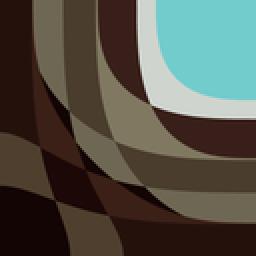
%> input picture hw6/code/image/source/Wall_776.png, 128 x 128 px, shrunk from 384 x 384 before the run, given in place of noised_geometry.jpg, which was not available (shown 2 times larger)
$ octave --eval "result = main;"   (GNU Octave 9; MATLAB toolbox functions it lacks are replaced by stand-ins)
%> lines starting %> are read from the running program, lines starting %| are printed output that depends on the picture; pictures that were not available may be replaced by others from this repository, and a replacement may not be noted
### hw5/code/lib/solver.m
function [u, Irgb] = solver(f, options)
    addpath wavelet-lib

    % type of wavelet frame used: 0 is Haar; 1 is piecewise linear; 3 is piecewise cubic
    wavelet_type = default(options, 'wavelet_frame', 'pw-linear');
    switch wavelet_type
        case 'haar'
            frame = 0;
        case 'pw-linear'
            frame = 1;
        case 'pw-cubic'
            frame = 3;
        otherwise
            error('Cannot handle wavelet frame of type: %s.\n', wavelet_type);
    end
    % level of decomposition, typically 1-4.
    Level = default(options, 'wavelet_level', 2);

    [D, R] = GenerateFrameletFilter(frame);
    W  = @(x) Wfunc(x, D, Level);  % Frame decomposition
    Wt = @(y) WtFunc(y, R, Level, frame); % Frame reconstruction

    shape = size(f);
    xs = linspace(0, 1, shape(1))'; ys = linspace(0, 1, shape(2));
    v = (1 - min(xs.*(1-xs), ys.*(1-ys)) * 4) .^ default(options, 'model_init_pow', 3);

    alpha = default(options, 'model_alpha', 0.02);
    sigma = default(options, 'model_sigma', 50/255);
    Wf_n = FraDecMultiLevel2D(f/255, D, Level);
    lambda = zeros(Level*(frame+2), frame+2);
    for i = 1:frame+2
        for j = 1:frame+2
            for l = 1:Level
                lambda((l-1)*(frame+2)+i, j) = sum(sum(Wf_n{l}{i, j}.^2));
            end
        end
    end
    lambda = alpha ./ (1+sigma*lambda)

    [u, Irgb] = ADMM(lambda, f, W, Wt, v, options);
end

function y = Wfunc(x, D, level)
    y_cell = FraDecMultiLevel2D(x, D, level);
    y = cell_to_mat(y_cell);
end

function x = WtFunc(y, R, level, frame)
    y_cell = mat_to_cell(y, frame+2, level);
    x = FraRecMultiLevel2D(y_cell, R, level);
end

### hw5/code/wavelet-lib/FraDecMultiLevel2D.m
function Dec=FraDecMultiLevel2D(A,D,L)

% function Dec=FraDecMultiLevel(A,D,L)
% This function implement framelet decomposition up to level L.
% A ==== the data to be decomposed, which are in a square matrix.
% D ==== is the decomposition filter in 1D. In 2D, it is generated by tensor
% product. The filter D must be symmetric or anti-symmetric, which
% are indicated by 's' and 'a' respectively in the last cell of D.
% L ==== is the level of the decomposition.
% Dec ==== is the framlet coefficient which are in a cell.

% Written by Jian-Feng Cai.
% email: tslcaij@nus.edu.sg

nD=length(D);

kDec=A;
for k=1:L
    Dec{k}=FraDec2D(kDec,D,k);
    kDec=Dec{k}{1,1};
end

% [21 lines of commented-out code are left out]

### hw5/code/lib/cell_to_mat.m
function mat = cell_to_mat(c)
    level = numel(c);
    basisN = size(c{1}, 1);
    shape = size(c{1}{1});

    mat = zeros(shape(1)*basisN*level, shape(2)*basisN);

    for i = 1:level
        mat((i-1)*shape(1)*basisN+1:i*shape(1)*basisN, :) = cell2mat(c{i});
    end
end

### hw5/code/lib/ADMM.m
function [u, Irgb] = ADMM(lambda, f, W, Wt, u, options)
    max_itr = default(options, 'ADMM_MaxItr', 200);
    mu = default(options, 'ADMM_mu', 5);
    tor = default(options, 'ADMM_tor', 1e-5);
    outputInt = default(options, 'ADMM_outInt', 10);
    fast = default(options, 'ADMM_fast', false);
    shadow = default(options, 'solver_shadow', 'positive');
    avg = default(options, 'ADMM_avg', 0.5);
    clips = default(options, 'solver_clips', 5);

    % initialize
    d = W(u);
    v = d * 0;
    f_n = f / 255;

    c1 = 1;
    c2 = 0;
    shape = size(f);

    % iterations
    itr = 1;
    rel_err_arr = zeros(max_itr, 1);
    while itr <= max_itr
        u = Wt(d-v) - ((c1^2-c2^2)-(2*(c1-c2))*f_n) / mu;
        u = max(0, min(u, 1));

        d = soft_threshold_wrapper(lambda/mu, W(u)+v);
        avg = (max(max(u)) + min(min(u))) / 2;
        selection = u > avg;
        c1 = meanHelper(f_n, selection);
        c2 = meanHelper(f_n, ~selection);

        dv = W(u) - d;
        v = v + dv;

        rel_err = matNorm(dv)/matNorm(f_n);
        rel_err_arr(itr) = rel_err;
        fprintf('Itr % 5d, rel err: %.4e\n', itr, rel_err);
        if mod(itr, outputInt) == 0
            Irgb = contourHelper(8, shape, shadow, u-avg, f);
            title(sprintf('Iteration %d.', itr));
        end
        if mod(itr, max_itr/clips) == 0
            figure(9); subplot(1, clips, itr/(max_itr/clips))
            imagesc(u); colorbar; title(sprintf('Iteration %d.', itr))
        end
        if rel_err < tor
            break
        end
        itr = itr + 1;
    end
    fprintf('Used %d iterations, \nrelative error: %.4e.\n', itr, rel_err)

    if isfield(options, 'ADMM_save_history')
        figure(20); semilogy(1:itr-1, rel_err_arr(1:itr-1)); title('rel_err');
        save(options.ADMM_save_history, 'rel_err_arr');
    end
end

function m = meanHelper(mat, mask)
    m = sum(sum(mat(mask))) / sum(sum(mask));
end

function d = soft_threshold_wrapper(lambda, x)
    [m, n] = size(lambda);
    [p, q] = size(x);
    d = 0*x;
    mp = p / m; nq = q / n;
    for i = 1:m
        for j = 1:n
            d((i-1)*mp+1:i*mp, (j-1)*nq+1:j*nq) = soft_threshold(lambda(i, j), x((i-1)*mp+1:i*mp, (j-1)*nq+1:j*nq));
        end
    end
end

### hw5/code/lib/matNorm.m
function n = matNorm(m)
    n = sqrt(sum(sum(m.^2)));
end

### hw5/code/lib/default.m
function value = default(s, key, def_value)
    if isfield(s, key)
        value = getfield(s, key);
    else
        value = def_value;
    end
end

### hw5/code/wavelet-lib/FraRecMultiLevel2D.m
function Rec=FraRecMultiLevel2D(C,R,L)

% function Rec=FraRecMultiLevel(C,R,L)
% This function implement framelet reconstruction up to level L.
% C ==== the data to be reconstructed, which are in cells in C{i,j} with
% C{1,1} being a cell.
% R ==== is the reconstruction filter in 1D. In 2D, it is generated by tensor
% product. The filter D must be symmetric or anti-symmetric, which
% are indicated by 's' and 'a' respectively in the last cell of R.
% L ==== is the level of the decomposition.
% Rec ==== is the reconstructed data.

% Written by Jian-Feng Cai.
% email: tslcaij@nus.edu.sg

nR=length(R);

for k=L:-1:2
    C{k-1}{1,1}=FraRec2D(C{k},R,k);
end
Rec=FraRec2D(C{1},R,1);

% [28 lines of commented-out code are left out]

### hw5/code/wavelet-lib/GenerateFrameletFilter.m
function [D,R]=GenerateFrameletFilter(frame)
if frame==0          %Haar Wavelet
    D{1}=[0 1 1]/2;
    D{2}=[0 1 -1]/2;
    D{3}='cc';
    R{1}=[1 1 0]/2;
    R{2}=[-1 1 0]/2;
    R{3}='cc';
elseif frame==1      %Piecewise Linear Framelet
    D{1}=[1 2 1]/4;
    D{2}=[1 0 -1]/4*sqrt(2);
    D{3}=[-1 2 -1]/4;
    D{4}='ccc';
    R{1}=[1 2 1]/4;
    R{2}=[-1 0 1]/4*sqrt(2);
    R{3}=[-1 2 -1]/4;
    R{4}='ccc';
elseif frame==3      %Piecewise Cubic Framelet
    D{1}=[1 4 6 4 1]/16;
    D{2}=[1 2 0 -2 -1]/8;
    D{3}=[-1 0 2 0 -1]/16*sqrt(6);
    D{4}=[-1 2 0 -2 1]/8;
    D{5}=[1 -4 6 -4 1]/16;
    D{6}='ccccc';
    R{1}=[1 4 6 4 1]/16;
    R{2}=[-1 -2 0 2 1]/8;
    R{3}=[-1 0 2 0 -1]/16*sqrt(6);
    R{4}=[1 -2 0 2 -1]/8;
    R{5}=[1 -4 6 -4 1]/16;
    R{6}='ccccc';
end

### hw5/code/lib/mat_to_cell.m
function c = mat_to_cell(mat, basisN, level)
    c = cell(1, level);
    rowN = size(mat, 1) / level / basisN;
    colN = size(mat, 2) / basisN;
    for i = 1:level
        c{i} = mat2cell(mat(rowN*basisN*(i-1)+1:rowN*basisN*i, :), ...
            ones(1, basisN)*rowN, ones(1, basisN)*colN);
    end
end

### hw5/code/lib/contourHelper.m
function Irgb = contourHelper(figNum, shape, shadow, v, I)
    figure(figNum); clf;
    subplot(1, 2, 1)
    Irgb = zeros(shape(1), shape(2), 3);
    switch shadow
        case 'zero'
            selection = abs(v) < 2e-3;
            Imod1 = I; Imod2 = I; Imod3 = I;
            Imod1(selection) = 255;
            Imod2(selection) = 0;
            Imod3(selection) = 0;
            Irgb(:, :, 1) = Imod1; Irgb(:, :, 2) = Imod2; Irgb(:, :, 3) = Imod3;
        case 'positive'
            selection = v > 0;
            Imod1 = I;
            Imod1(selection) = Imod1(selection) + 100;
            Irgb(:, :, 1) = Imod1; Irgb(:, :, 2) = I; Irgb(:, :, 3) = I;
    end
    imshow(uint8(Irgb))

    subplot(1, 2, 2)
    imagesc(v); colorbar
end

### hw5/code/wavelet-lib/FraDec2D.m
function Dec=FraDec2D(A,D,L)

% function Dec=FraDec(A,D,L)
% This function implement framelet decomposition.
% A ==== the data to be decomposed, which are in a square matrix.
% D ==== is the decomposition filter in 1D. In 2D, it is generated by tensor
% product. The filter D must be symmetric or anti-symmetric, which
% are indicated by 's' and 'a' respectively in the last cell of D.
% L ==== is the level of the decomposition.
% Dec ==== is the framlet coefficient which are in a cell.

% Written by Jian-Feng Cai.
% email: tslcaij@nus.edu.sg

nD=length(D);
SorAS=D{nD};

for i=1:nD-1
    M1=D{i};
    tempi=ConvSymAsym2D(A,M1,SorAS(i),L);
    for j=1:nD-1
        M2=D{j};
        tempj=ConvSymAsym2D(tempi',M2,SorAS(j),L);
        Dec{i,j}=tempj';
        % Dec{i,j}=ConvSymAsym2D(A,M1,SorAS(i),M2,SorAS(j),L);
    end
end

### hw5/code/wavelet-lib/FraRec2D.m
function Rec=FraRec2D(C,R,L)

% function Rec=FraRec(C,R,L)
% This function implement framelet reconstruction.
% C ==== the data to be reconstructed, which are in cells in C{i,j} with
% C{1,1} being a cell.
% R ==== is the reconstruction filter in 1D. In 2D, it is generated by tensor
% product. The filter D must be symmetric or anti-symmetric, which
% are indicated by 's' and 'a' respectively in the last cell of R.
% L ==== is the level of the decomposition.
% Rec ==== is the reconstructed data.

% Written by Jian-Feng Cai.
% email: tslcaij@nus.edu.sg

nR=length(R);
SorAS=R{nR};

ImSize=size(C{1,1});
Rec=zeros(ImSize);

for i=1:nR-1
    temp=zeros(ImSize);
    for j=1:nR-1
        M2=R{j};
        temp=temp+(ConvSymAsym2D((C{i,j})',M2,SorAS(j),L))';
        % Rec=Rec+ConvSymAsym2D(C{i,j},M1,SorAS(i),M2,SorAS(j),L);
    end
    M1=R{i};
    Rec=Rec+ConvSymAsym2D(temp,M1,SorAS(i),L);
end

### hw5/code/main.m
function u = main(image_path, result_image_path, options)
    if nargin < 1
        image_path = 'image/source/noised_geometry.jpg';
    end
    if nargin < 2
        result_image_path = 'image/result/noised_geometry.jpg';
    end
    if nargin < 3
        options = struct();
    end

    addpath lib

    kernel_size = default(options, 'kernel_size', 10);
    gaussian_sigma = default(options, 'gaussian_sigma', 1);
    kernel = fspecial('gaussian', [1, 1] * kernel_size, gaussian_sigma);
    f_raw = imread(image_path);
%> f_raw is the input picture: size 128x128x3 uint8; mean R, G, B 82.4, 81.8, 72.5
    if size(f_raw, 3) == 3
        f_original = double(rgb2gray(f_raw));
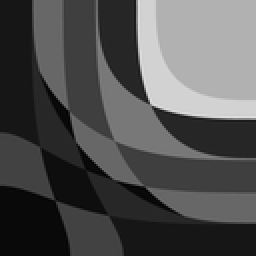
%> f_original: size 128x128 double (shown 2 times larger); min 3, max 221, mean 80.8
    else
        f_original = double(f_raw);
    end

    noise_sigma = max(max(max(f_original))) * default(options, 'noise_level', 0.01);
%> noise_sigma = 2.21
    boundaryCondition = default(options, 'boundary_cond', 'replicate');

    if default(options, 'blur', false)
        f = imfilter(f_original, kernel, boundaryCondition) + noise_sigma*randn(size(f_original));
    else
        f = f_original;
    end
    if default(options, 'show', false)
%         figure(7); imshow(uint8(f)), title('Before segmentation');
    end

    tic
    [u, Irgb] = solver(f, options);
%> after the loop in FraDecMultiLevel2D, `for k=1:L`: Dec = 2 items
%> after the loop in solver, `for i = 1:frame+2`: lambda = [2578.5 16.86 5.82; 16.87 1.07 0.458; 5.82 0.457 0.243; 2507.5 27.2 6.6; 27.21 1.78 0.633; 6.6 0.634 0.304]
%> in solver, `lambda = alpha ./ (1+sigma*lambda)`: lambda = [3.95e-05 0.00464 0.00934; 0.00464 0.0165 0.0184; 0.00934 0.0184 0.0191; 4.06e-05 0.00316 0.00872; 0.00316 0.0148 0.0178; 0.00871 0.0178 0.0189]
%> the loop in ADMM, `while itr <= max_itr` made 188 passes
%> (c1, c2, rel_err) on passes 1 to 3: (0.353, 0.309, 0.00815), (0.353, 0.309, 0.00302), (0.355, 0.309, 0.0021)
%| Itr     1, rel err: 8.1528e-03
%| Itr     2, rel err: 3.0156e-03
%| Itr     3, rel err: 2.0980e-03
%| Itr     4, rel err: 1.7576e-03
%| Itr     5, rel err: 1.5638e-03
%| Itr     6, rel err: 1.4429e-03
%| Itr     7, rel err: 1.3152e-03
%| Itr     8, rel err: 1.2565e-03
%> (further printed lines are left out)
%> pass 1, in ADMM, `u = max(0, min(u, 1));`:
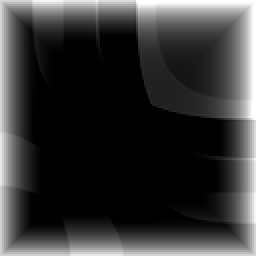
%> u: size 128x128 double (shown 2 times larger); min 0, max 1, mean 0.217
%> pass 1, in Wfunc (call 2), `y = cell_to_mat(y_cell);`:
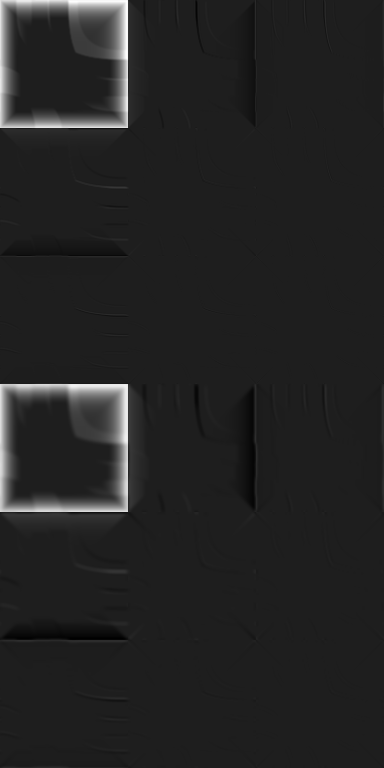
%> y: size 768x384 double; min -0.132, max 0.989, mean 0.0241; drawn with min black and max white
%> after the loop in ADMM, `while itr <= max_itr`:
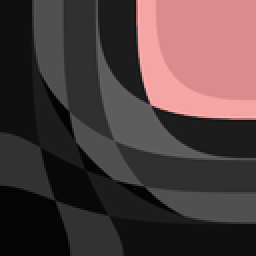
%> Irgb: size 128x128x3 double (shown 2 times larger); mean R, G, B 101.2, 80.8, 80.8; drawn with min black and max white
%> after the loop in ADMM, `while itr <= max_itr`:
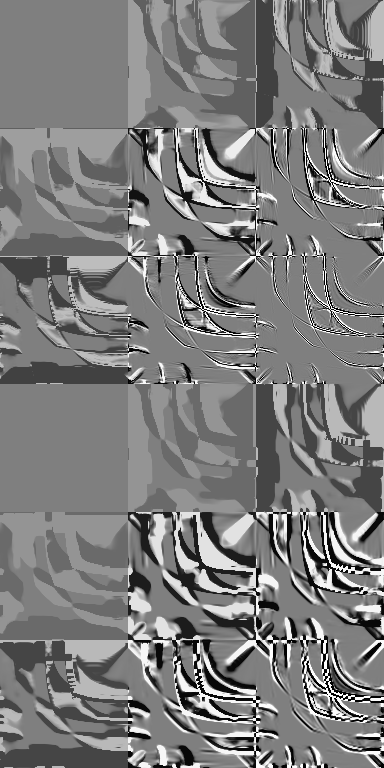
%> v: size 768x384 double; min -0.00382, max 0.00382, mean -6.65e-05; drawn with min black and max white
%| Used 188 iterations,
%| relative error: 9.8572e-06.
%> in solver, `[u, Irgb] = ADMM(lambda, f, W, Wt, v, options);`:
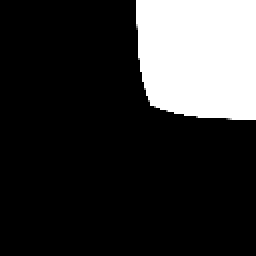
%> u: size 128x128 double (shown 2 times larger); min 0, max 1, mean 0.204
    toc

    if default(options, 'show', false)
        figure(2);
        imshow([gray2rgb(uint8(f)) Irgb gray2rgb(uint8(u*255))])
        title('before - segmented - indication function')
    end
    if default(options, 'write_result', true)
        imwrite(u, result_image_path);
%> `result = main;`:
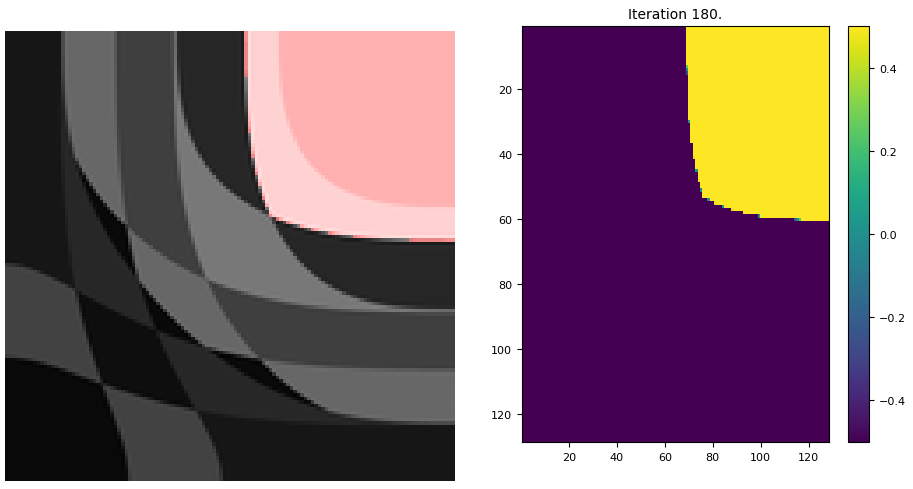
%> figure redrawn from the program's plot data, 2 panels
    end
end

function rgb = gray2rgb(f)
	rgb = zeros([size(f) 3], 'uint8');
    rgb(:, :, 1) = f;
    rgb(:, :, 2) = f;
    rgb(:, :, 3) = f;
end
